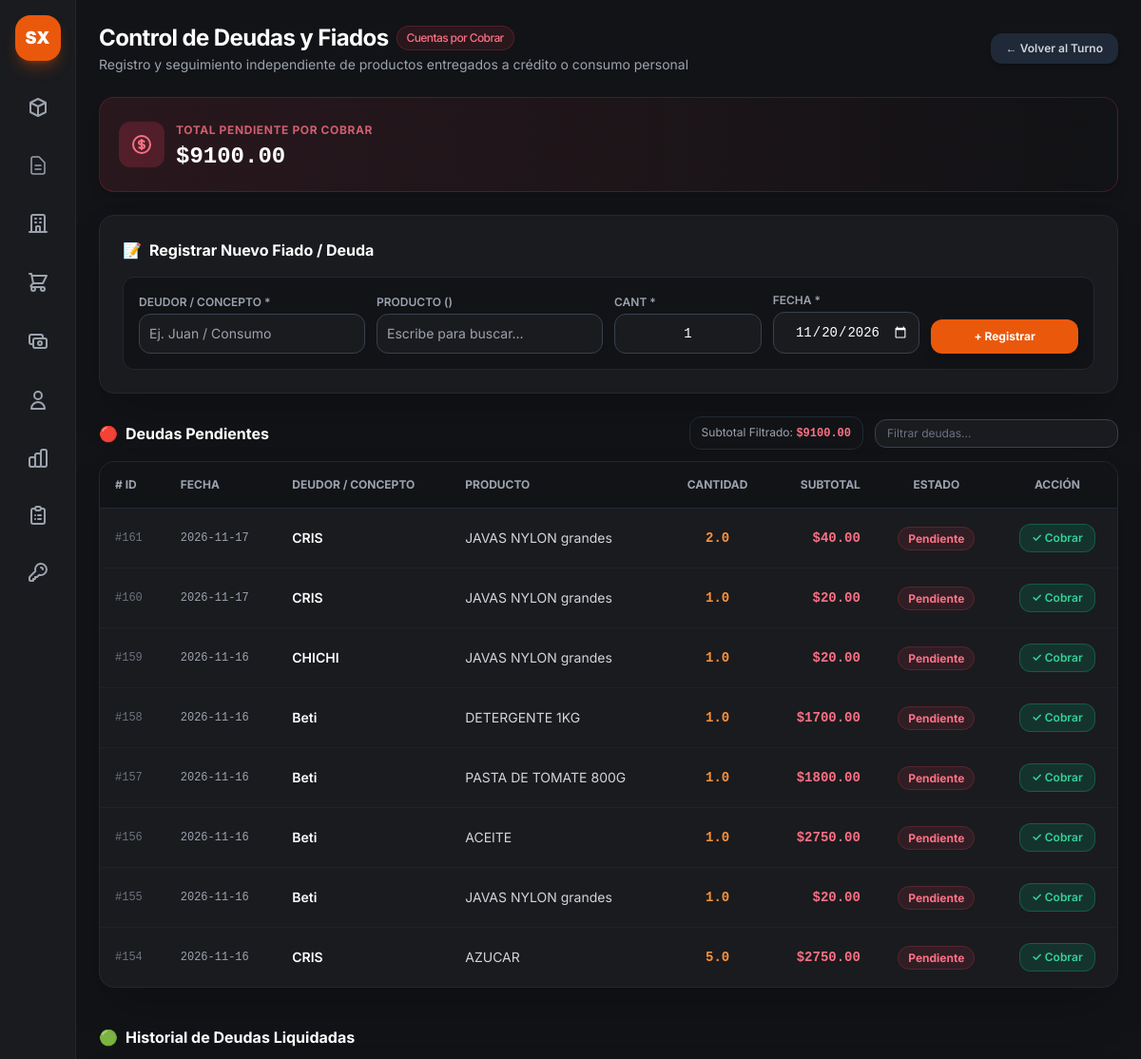
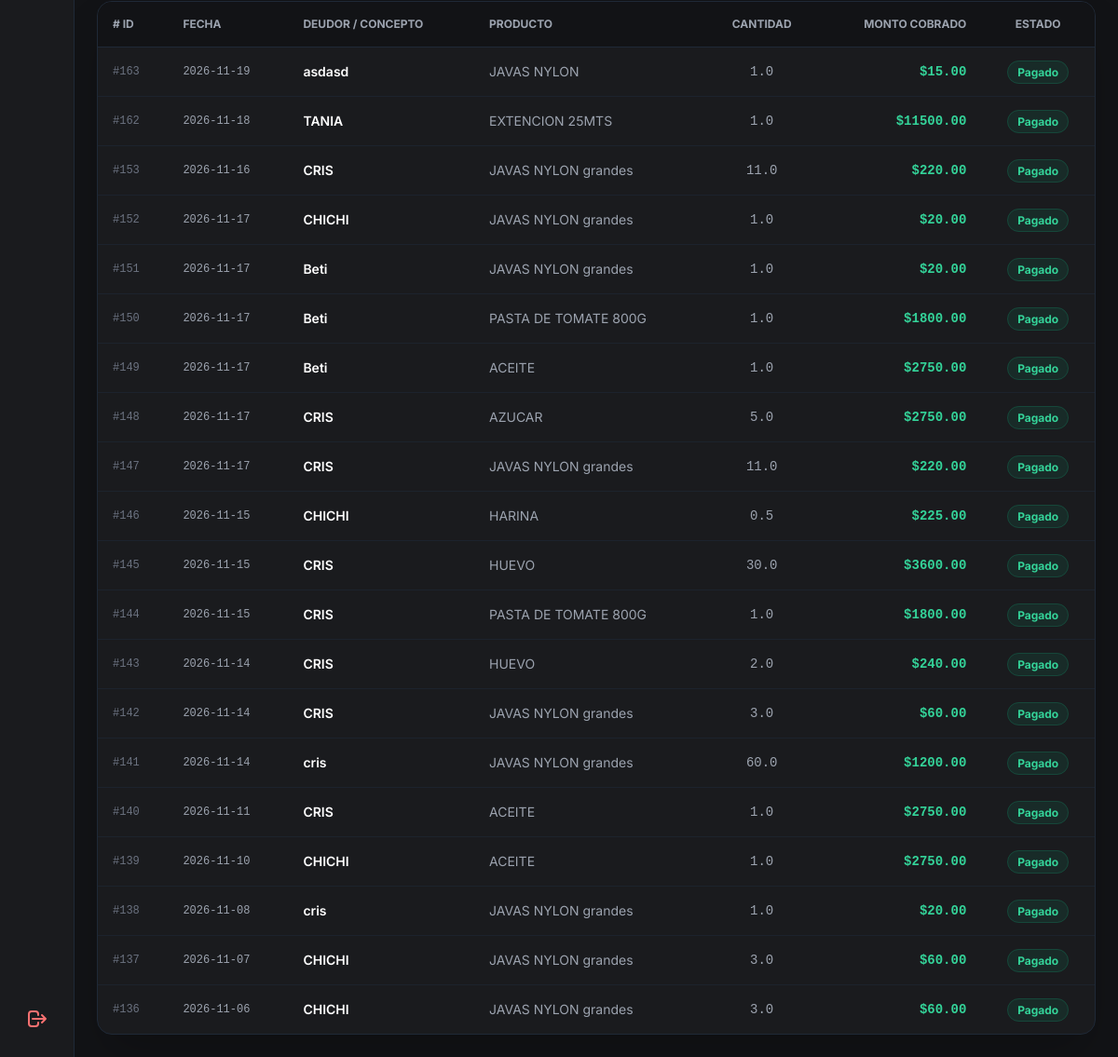
The page /deudas (signed in) on the database its author committed (2 pictures, top to bottom).
### app.py (models this page shows)
class DeudaCierre(db.Model):
    __tablename__ = 'deudas_cierre'
    id = db.Column(db.Integer, primary_key=True)
    cierre_id = db.Column(db.Integer, db.ForeignKey('cierres_dia.id'), nullable=True)
    producto_id = db.Column(db.Integer, db.ForeignKey('productos.id'), nullable=True)
    producto_nombre = db.Column(db.String(100), nullable=True)
    concepto = db.Column(db.String(150), nullable=False)
    cantidad = db.Column(db.Float, default=1.0)
    subtotal = db.Column(db.Float, default=0.0)
    estado = db.Column(db.String(20), default='pendiente')
    fecha = db.Column(db.DateTime, default=datetime.now)
    producto = db.relationship('Producto', backref='deudas_cierre')

### app.py (the view)
@app.route('/deudas')
def vista_deudas():
    if 'user' not in session:
        return redirect(url_for('login'))
    productos = Producto.query.filter(or_(Producto.activo == True, Producto.activo.is_(None))).all()
    deudas_pendientes = DeudaCierre.query.filter_by(estado='pendiente').order_by(DeudaCierre.id.desc()).all()
    deudas_cobradas = DeudaCierre.query.filter_by(estado='pagado').order_by(DeudaCierre.id.desc()).limit(20).all()
    total_pendiente = sum(d.subtotal for d in deudas_pendientes if d.subtotal)
    return render_template(
        'deudas.html',
        productos=productos,
        deudas=deudas_pendientes,
        historial=deudas_cobradas,
        total_pendiente=total_pendiente
    )

### app.py (called while the page is built)
@app.context_processor
def inject_today():
    return {'hoy': date.today()}

### templates/deudas.html (shortened to what this page needs)
{% extends "base.html" %}
{% block content %}
<main class="p-6 space-y-6 flex-1 overflow-y-auto">
    <header class="flex flex-col sm:flex-row sm:items-center justify-between gap-4">
        <div>
            <h1 class="text-2xl font-bold text-white tracking-tight flex items-center gap-2">
                Control de Deudas y Fiados
                <span class="text-xs font-medium px-2.5 py-1 rounded-full bg-rose-500/10 text-rose-400 border border-rose-500/20">
                    Cuentas por Cobrar
                </span>
            </h1>
            <p class="text-sm text-gray-400 mt-0.5">
                Registro y seguimiento independiente de productos entregados a crédito o consumo personal
            </p>
        </div>
        <div class="flex items-center gap-3">
            <a href="{{ url_for('vista_cierre') }}" class="px-4 py-2 bg-gray-800 hover:bg-gray-700 text-gray-300 font-semibold rounded-xl text-xs transition flex items-center gap-1.5 shadow-md">
                <span>← Volver al Turno</span>
            </a>
        </div>
    </header>
    <div class="bg-gradient-to-r from-rose-500/10 via-rose-500/5 to-transparent border border-rose-500/20 rounded-2xl p-5 flex items-center justify-between shadow-lg">
        <div class="flex items-center gap-3">
            <div class="p-3 bg-rose-500/20 text-rose-400 rounded-xl">
            </div>
            <div>
                <span class="text-xs uppercase font-bold text-rose-400/80 tracking-wider">Total Pendiente por Cobrar</span>
                <p class="text-2xl font-black text-white font-mono mt-0.5">${{ "%.2f"|format(total_pendiente) }}</p>
            </div>
        </div>
    </div>
    <div class="bg-[#1a1b1e] border border-gray-800 rounded-2xl p-6 shadow-2xl space-y-4">
        <h2 class="text-base font-bold text-white flex items-center gap-2">
            <span>📝</span> Registrar Nuevo Fiado / Deuda
        </h2>
        <form action="{{ url_for('guardar_deuda') }}" method="POST" class="grid grid-cols-1 sm:grid-cols-12 gap-3 items-end bg-[#121316] p-4 rounded-xl border border-gray-800 text-sm">
            <div class="sm:col-span-3">
                <label class="block text-xs font-semibold text-gray-400 uppercase mb-1">Deudor / Concepto *</label>
                <input type="text" name="concepto" required placeholder="Ej. Juan / Consumo"
                    class="w-full bg-[#1a1b1e] border border-gray-700 rounded-xl p-2.5 text-white focus:border-orange-500 focus:outline-none">
            </div>
            <div class="sm:col-span-3">
                <label class="block text-xs font-semibold text-gray-400 uppercase mb-1">Producto ()</label>
                <input type="text" id="input-producto-busqueda" list="lista-productos-deudas" placeholder="Escribe para buscar..."
                    class="w-full bg-[#1a1b1e] border border-gray-700 rounded-xl p-2.5 text-white focus:border-orange-500 focus:outline-none">
            </div>
            <div class="sm:col-span-2">
                <label class="block text-xs font-semibold text-gray-400 uppercase mb-1">Cant *</label>
                <input type="number" name="cantidad" step="any" min="0.01" value="1" required
                    class="w-full bg-[#1a1b1e] border border-gray-700 rounded-xl p-2.5 text-white text-center font-mono focus:border-orange-500 focus:outline-none">
            </div>
            <div class="sm:col-span-2">
                <label class="block text-xs font-semibold text-gray-400 uppercase mb-1">Fecha *</label>
                <input type="date" id="fecha-deuda" name="fecha" required
                    class="w-full bg-[#1a1b1e] border border-gray-700 rounded-xl p-2.5 text-white text-center font-mono focus:border-orange-500 focus:outline-none [color-scheme:dark]">
            </div>
            <div class="sm:col-span-2">
                <button type="submit"
                    class="w-full py-2.5 bg-orange-600 hover:bg-orange-500 text-white font-bold rounded-xl text-xs transition shadow-lg active:scale-95">
                    + Registrar
                </button>
            </div>
        </form>
    </div>
    <div class="space-y-3">
        <div class="flex flex-col sm:flex-row sm:items-center justify-between gap-3">
            <h3 class="text-base font-bold text-white flex items-center gap-2">
                <span>🔴</span> Deudas Pendientes
            </h3>
            <div class="flex items-center gap-3">
                <div class="text-xs text-gray-400 bg-[#121316] border border-gray-800 px-3 py-2 rounded-xl">
                    Subtotal Filtrado: <span id="subtotal-filtrado" class="font-mono font-bold text-rose-400">$0.00</span>
                </div>
                <div class="relative">
                    <input type="text" id="buscador-deudas" placeholder="Filtrar deudas..."
                        class="bg-[#1a1b1e] border border-gray-700 rounded-xl px-3 py-1.5 text-xs text-white placeholder-gray-500 focus:border-orange-500 focus:outline-none w-48 sm:w-64">
                </div>
            </div>
        </div>
        <div class="bg-[#1a1b1e] border border-gray-800 rounded-2xl overflow-hidden shadow-2xl">
            <div class="overflow-x-auto">
                <table class="w-full text-left border-collapse text-sm">
                    <thead>
                        <tr class="bg-[#121316] border-b border-gray-800 text-xs font-semibold text-gray-400 uppercase">
                            <th class="p-4"># ID</th>
                            <th class="p-4">Fecha</th>
                            <th class="p-4">Deudor / Concepto</th>
                            <th class="p-4">Producto</th>
                            <th class="p-4 text-center">Cantidad</th>
                            <th class="p-4 text-right">Subtotal</th>
                            <th class="p-4 text-center">Estado</th>
                            <th class="p-4 text-center">Acción</th>
                        </tr>
                    </thead>
                    <tbody id="tabla-deudas-body" class="divide-y divide-gray-800/60 text-gray-300">
                        {% for d in deudas %}
                        <tr class="hover:bg-gray-800/30 fila-deuda" data-subtotal="{{ d.subtotal }}">
                            <td class="p-4 font-mono text-xs text-gray-500">#{{ d.id }}</td>
                            <td class="p-4 text-xs font-mono text-gray-400">
                                {{ d.fecha.strftime('%Y-%m-%d') if d.fecha else 'N/A' }}
                            </td>
                            <td class="p-4 font-semibold text-white">{{ d.concepto }}</td>
                            <td class="p-4 text-gray-300">
                                {% if d.producto_nombre %}
                                    {{ d.producto_nombre }}
                                {% else %}
                                    <span class="text-xs text-gray-500 italic">Sin producto asociado</span>
                                {% endif %}
                            </td>
                            <td class="p-4 text-center font-mono text-orange-400 font-bold">{{ d.cantidad }}</td>
                            <td class="p-4 text-right font-mono font-bold text-rose-400 valor-subtotal">
                                ${{ "%.2f"|format(d.subtotal) }}
                            </td>
                            <td class="p-4 text-center">
                                <span class="px-2.5 py-1 rounded-full text-xs font-bold bg-rose-500/10 text-rose-400 border border-rose-500/20">
                                    {{ d.estado|capitalize }}
                                </span>
                            </td>
                            <td class="p-4 text-center">
                                <form action="{{ url_for('cobrar_deuda', id=d.id) }}" method="POST">
                                    <button type="submit" onclick="return confirm('¿Marcar la deuda de \'{{ d.concepto }}\' como totalmente cobrada?');"
                                        class="px-3 py-1.5 bg-emerald-600/20 hover:bg-emerald-600 text-emerald-400 hover:text-white border border-emerald-500/30 rounded-xl text-xs font-semibold transition active:scale-95 inline-flex items-center gap-1">
                                        ✓ Cobrar
                                    </button>
                                </form>
                            </td>
                        </tr>
                        {% else %}
                        <tr id="fila-vacia-tabla">
                            <td colspan="8" class="p-8 text-center text-gray-500 italic">No hay deudas o fiados pendientes registrados.</td>
                        </tr>
                        {% endfor %}
                    </tbody>
                </table>
            </div>
        </div>
    </div>
    <div class="space-y-3 pt-4">
        <h3 class="text-base font-bold text-white flex items-center gap-2">
            <span>🟢</span> Historial de Deudas Liquidadas
        </h3>
        <div class="bg-[#1a1b1e] border border-gray-800 rounded-2xl overflow-hidden shadow-2xl">
            <div class="overflow-x-auto">
                <table class="w-full text-left border-collapse text-sm">
                    <thead>
                        <tr class="bg-[#121316] border-b border-gray-800 text-xs font-semibold text-gray-400 uppercase">
                            <th class="p-4"># ID</th>
                            <th class="p-4">Fecha</th>
                            <th class="p-4">Deudor / Concepto</th>
                            <th class="p-4">Producto</th>
                            <th class="p-4 text-center">Cantidad</th>
                            <th class="p-4 text-right">Monto Cobrado</th>
                            <th class="p-4 text-center">Estado</th>
                        </tr>
                    </thead>
                    <tbody class="divide-y divide-gray-800/60 text-gray-300">
                        {% for h in historial %}
                        <tr class="hover:bg-gray-800/30">
                            <td class="p-4 font-mono text-xs text-gray-500">#{{ h.id }}</td>
                            <td class="p-4 text-xs font-mono text-gray-400">
                                {{ h.fecha.strftime('%Y-%m-%d') if h.fecha else 'N/A' }}
                            </td>
                            <td class="p-4 font-semibold text-white">{{ h.concepto }}</td>
                            <td class="p-4 text-gray-400">{{ h.producto_nombre or 'Sin producto' }}</td>
                            <td class="p-4 text-center font-mono text-gray-400">{{ h.cantidad }}</td>
                            <td class="p-4 text-right font-mono font-bold text-emerald-400">
                                ${{ "%.2f"|format(h.subtotal) }}
                            </td>
                            <td class="p-4 text-center">
                                <span class="px-2.5 py-1 rounded-full text-xs font-bold bg-emerald-500/10 text-emerald-400 border border-emerald-500/20">
                                    {{ h.estado|capitalize }}
                                </span>
                            </td>
                        </tr>
                        {% else %}
                        <tr>
                            <td colspan="7" class="p-6 text-center text-gray-500 italic">No se registran cobros previos en el historial.</td>
                        </tr>
                        {% endfor %}
                    </tbody>
                </table>
            </div>
        </div>
    </div>
</main>
{% endblock %}

### static/css/style.css (style rules this page uses)
body { font-family: 'Inter', sans-serif; }
input[type=number] { -moz-appearance: textfield; }

### rows shown on the page
DeudaCierre: id "161", fecha "2026-11-17", concepto "CRIS", producto_nombre "JAVAS NYLON grandes", cantidad "2.0", subtotal "40.00", estado "Pendiente"
DeudaCierre: id "160", fecha "2026-11-17", concepto "CRIS", producto_nombre "JAVAS NYLON grandes", cantidad "1.0", subtotal "20.00", estado "Pendiente"
DeudaCierre: id "159", fecha "2026-11-16", concepto "CHICHI", producto_nombre "JAVAS NYLON grandes", cantidad "1.0", subtotal "20.00", estado "Pendiente"
DeudaCierre: id "158", fecha "2026-11-16", concepto "Beti", producto_nombre "DETERGENTE 1KG", cantidad "1.0", subtotal "1700.00", estado "Pendiente"
DeudaCierre: id "157", fecha "2026-11-16", concepto "Beti", producto_nombre "PASTA DE TOMATE 800G", cantidad "1.0", subtotal "1800.00", estado "Pendiente"
DeudaCierre: id "156", fecha "2026-11-16", concepto "Beti", producto_nombre "ACEITE", cantidad "1.0", subtotal "2750.00", estado "Pendiente"
DeudaCierre: id "155", fecha "2026-11-16", concepto "Beti", producto_nombre "JAVAS NYLON grandes", cantidad "1.0", subtotal "20.00", estado "Pendiente"
DeudaCierre: id "154", fecha "2026-11-16", concepto "CRIS", producto_nombre "AZUCAR", cantidad "5.0", subtotal "2750.00", estado "Pendiente"
DeudaCierre: id "163", fecha "2026-11-19", concepto "asdasd", producto_nombre "JAVAS NYLON", cantidad "1.0", subtotal "15.00", estado "Pagado"
DeudaCierre: id "162", fecha "2026-11-18", concepto "TANIA", producto_nombre "EXTENCION 25MTS", cantidad "1.0", subtotal "11500.00", estado "Pagado"
DeudaCierre: id "153", fecha "2026-11-16", concepto "CRIS", producto_nombre "JAVAS NYLON grandes", cantidad "11.0", subtotal "220.00", estado "Pagado"
DeudaCierre: id "152", fecha "2026-11-17", concepto "CHICHI", producto_nombre "JAVAS NYLON grandes", cantidad "1.0", subtotal "20.00", estado "Pagado"
DeudaCierre: id "151", fecha "2026-11-17", concepto "Beti", producto_nombre "JAVAS NYLON grandes", cantidad "1.0", subtotal "20.00", estado "Pagado"
DeudaCierre: id "150", fecha "2026-11-17", concepto "Beti", producto_nombre "PASTA DE TOMATE 800G", cantidad "1.0", subtotal "1800.00", estado "Pagado"
DeudaCierre: id "149", fecha "2026-11-17", concepto "Beti", producto_nombre "ACEITE", cantidad "1.0", subtotal "2750.00", estado "Pagado"
DeudaCierre: id "148", fecha "2026-11-17", concepto "CRIS", producto_nombre "AZUCAR", cantidad "5.0", subtotal "2750.00", estado "Pagado"
DeudaCierre: id "147", fecha "2026-11-17", concepto "CRIS", producto_nombre "JAVAS NYLON grandes", cantidad "11.0", subtotal "220.00", estado "Pagado"
DeudaCierre: id "146", fecha "2026-11-15", concepto "CHICHI", producto_nombre "HARINA", cantidad "0.5", subtotal "225.00", estado "Pagado"
DeudaCierre: id "145", fecha "2026-11-15", concepto "CRIS", producto_nombre "HUEVO", cantidad "30.0", subtotal "3600.00", estado "Pagado"
DeudaCierre: id "144", fecha "2026-11-15", concepto "CRIS", producto_nombre "PASTA DE TOMATE 800G", cantidad "1.0", subtotal "1800.00", estado "Pagado"
DeudaCierre: id "143", fecha "2026-11-14", concepto "CRIS", producto_nombre "HUEVO", cantidad "2.0", subtotal "240.00", estado "Pagado"
DeudaCierre: id "142", fecha "2026-11-14", concepto "CRIS", producto_nombre "JAVAS NYLON grandes", cantidad "3.0", subtotal "60.00", estado "Pagado"
DeudaCierre: id "141", fecha "2026-11-14", concepto "cris", producto_nombre "JAVAS NYLON grandes", cantidad "60.0", subtotal "1200.00", estado "Pagado"
DeudaCierre: id "140", fecha "2026-11-11", concepto "CRIS", producto_nombre "ACEITE", cantidad "1.0", subtotal "2750.00", estado "Pagado"
DeudaCierre: id "139", fecha "2026-11-10", concepto "CHICHI", producto_nombre "ACEITE", cantidad "1.0", subtotal "2750.00", estado "Pagado"
DeudaCierre: id "138", fecha "2026-11-08", concepto "cris", producto_nombre "JAVAS NYLON grandes", cantidad "1.0", subtotal "20.00", estado "Pagado"
DeudaCierre: id "137", fecha "2026-11-07", concepto "CHICHI", producto_nombre "JAVAS NYLON grandes", cantidad "3.0", subtotal "60.00", estado "Pagado"
DeudaCierre: id "136", fecha "2026-11-06", concepto "CHICHI", producto_nombre "JAVAS NYLON grandes", cantidad "3.0", subtotal "60.00", estado "Pagado"

### other values the page prints
{{ "%.2f"|format(total_pendiente) }} "9100.00"
